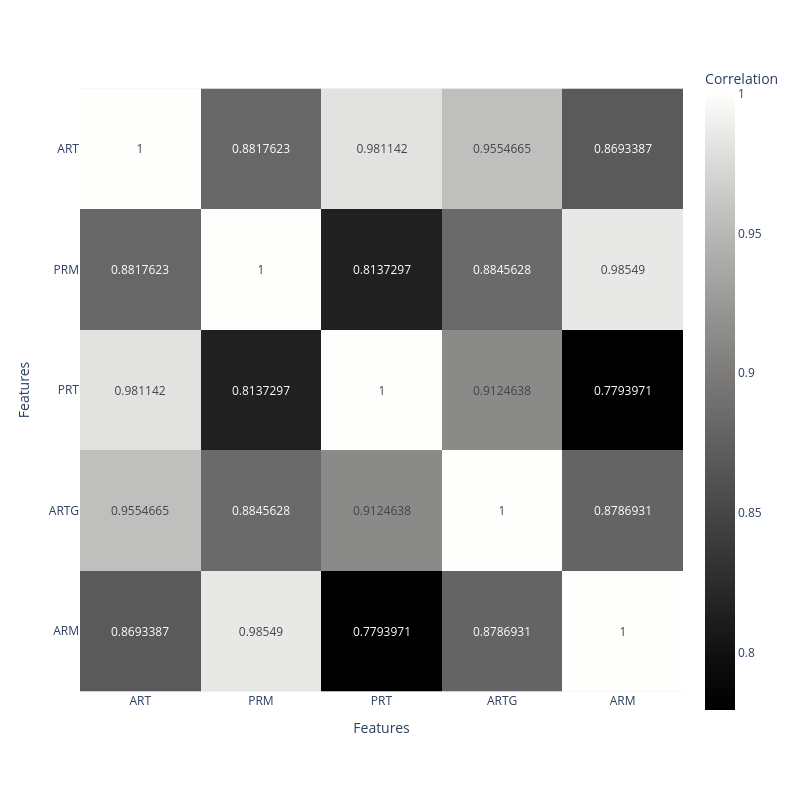

Here is the notebook cell this chart was saved with:
### Markdown cell above
#### 2. Find the Correlation Matrix for the 5 first features of the data set. Inspect about redundancy.

### Code cell
# Compute the correlation matrix for the top 5 features based on their H statistic values
X = np.array([CorkStopp[Hs[0][0]],
            CorkStopp[Hs[1][0]],
            CorkStopp[Hs[2][0]],
            CorkStopp[Hs[3][0]],
            CorkStopp[Hs[4][0]]])
corrMat = np.corrcoef(X) 
fig = px.imshow(corrMat, text_auto=True,labels=dict(x="Features", y="Features", color="Correlation"),
                x=[Hs[0][0], Hs[1][0], Hs[2][0], Hs[3][0], Hs[4][0]],
                y=[Hs[0][0], Hs[1][0], Hs[2][0], Hs[3][0], Hs[4][0]],
                width=800, height=800,color_continuous_scale=px.colors.sequential.gray)
fig.show()

### Figure 1 — Plotly figure (JSON) as saved in the notebook; plotly's stock layout.template omitted (floating-point values rounded to 4 significant figures)
{"data": [{"coloraxis": "coloraxis", "hovertemplate": "Features: %{x}<br>Features: %{y}<br>Correlation: %{z}<extra></extra>", "name": "0", "texttemplate": "%{z}", "type": "heatmap", "x": ["ART", "PRM", "PRT", "ARTG", "ARM"], "xaxis": "x", "y": ["ART", "PRM", "PRT", "ARTG", "ARM"], "yaxis": "y", "z": [[1.0, 0.8818, 0.9811, 0.9555, 0.8693], [0.8818, 1.0, 0.8137, 0.8846, 0.9855], [0.9811, 0.8137, 1.0, 0.9125, 0.7794], [0.9555, 0.8846, 0.9125, 1.0, 0.8787], [0.8693, 0.9855, 0.7794, 0.8787, 1.0]]}], "layout": {"coloraxis": {"colorbar": {"title": {"text": "Correlation"}}, "colorscale": [[0, "rgb(0, 0, 0)"], [0.09091, "rgb(16, 16, 16)"], [0.1818, "rgb(38, 38, 38)"], [0.2727, "rgb(59, 59, 59)"], [0.3636, "rgb(81, 80, 80)"], [0.4545, "rgb(102, 101, 101)"], [0.5455, "rgb(124, 123, 122)"], [0.6364, "rgb(146, 146, 145)"], [0.7273, "rgb(171, 171, 170)"], [0.8182, "rgb(197, 197, 195)"], [0.9091, "rgb(224, 224, 223)"], [1, "rgb(254, 254, 253)"]]}, "height": 800, "margin": {"t": 60}, "width": 800, "xaxis": {"anchor": "y", "constrain": "domain", "domain": [0, 1], "scaleanchor": "y", "title": {"text": "Features"}}, "yaxis": {"anchor": "x", "autorange": "reversed", "constrain": "domain", "domain": [0, 1], "title": {"text": "Features"}}}}
